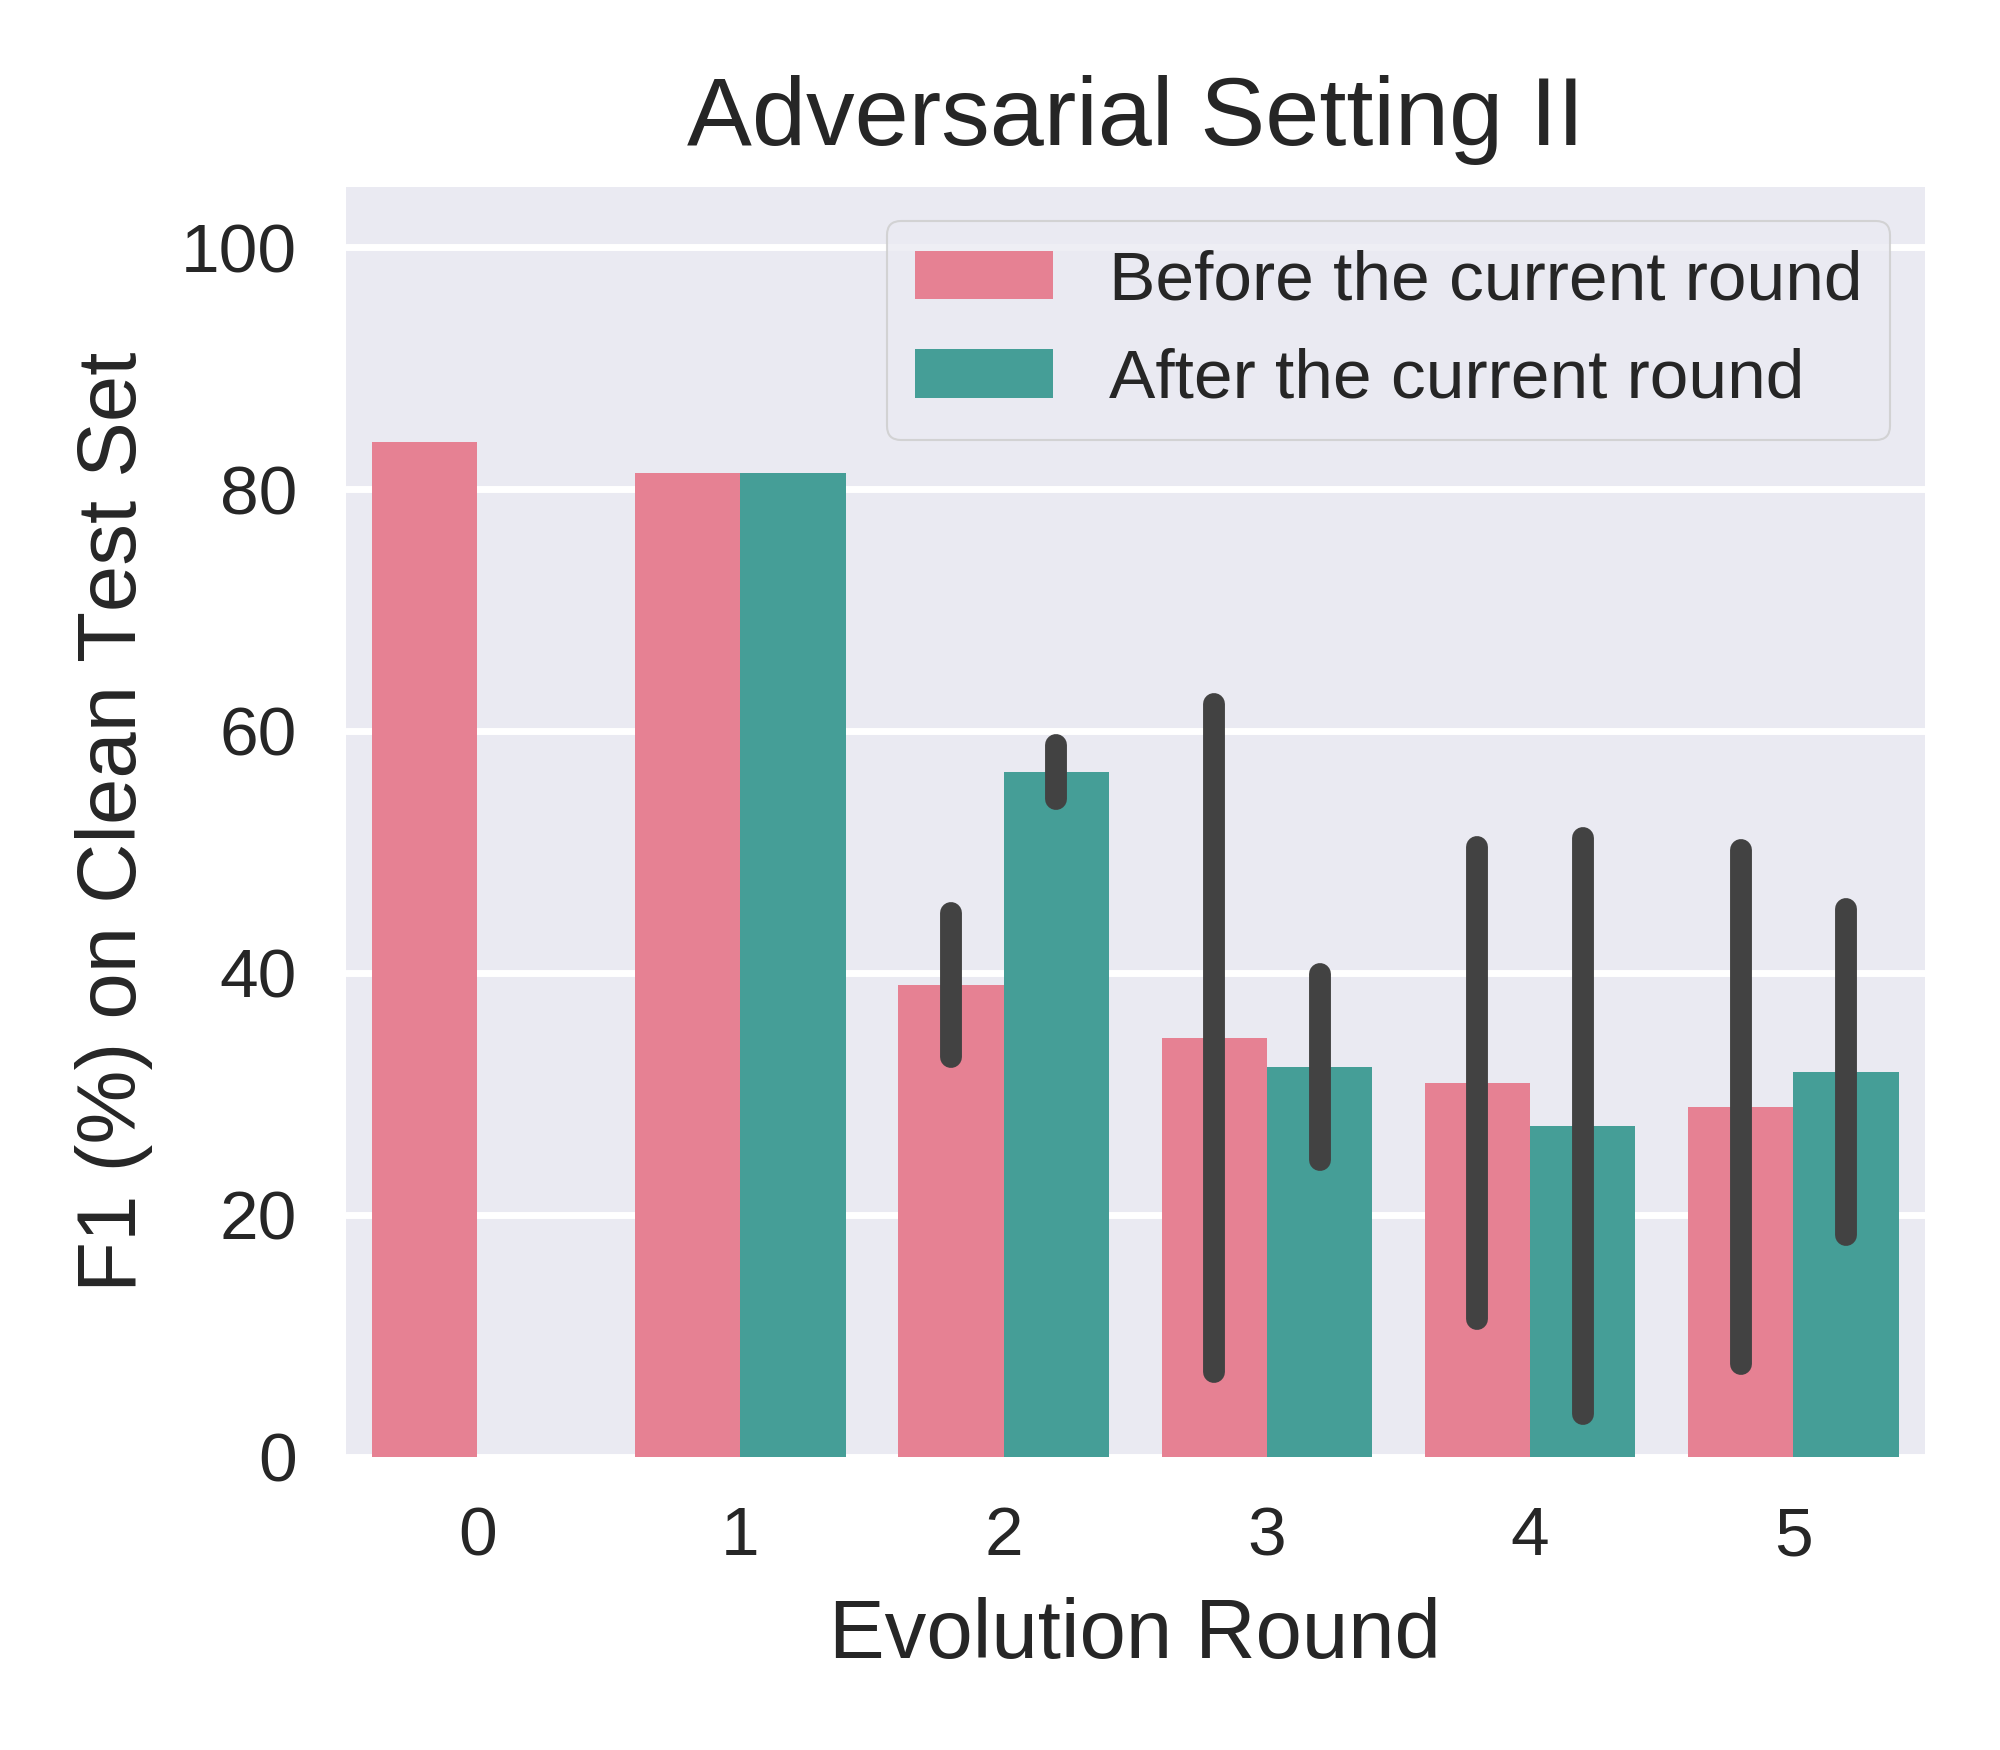

Write Python code to recreate this figure.
import matplotlib.pyplot as plt
import pandas as pd
import seaborn as sns

advset2_rounds05_preevolved_f1_on_cle_file = pd.read_csv('test_f1_on_former_set_list_advset2_round5_seed012.csv')
advset2_rounds05_preevolved_f1_on_cle_df = pd.DataFrame(advset2_rounds05_preevolved_f1_on_cle_file)

advset2_rounds05_preevolved_f1_on_cle_seed_0_df = advset2_rounds05_preevolved_f1_on_cle_df.drop(columns=['seed1','seed2'])  
advset2_rounds05_preevolved_f1_on_cle_seed_0_df.rename(columns={'seed0': 'f1'}, inplace=True)

advset2_rounds05_preevolved_f1_on_cle_seed_1_df = advset2_rounds05_preevolved_f1_on_cle_df.drop(columns=['seed0','seed2'])  
advset2_rounds05_preevolved_f1_on_cle_seed_1_df.rename(columns={'seed1': 'f1'}, inplace=True)

advset2_rounds05_preevolved_f1_on_cle_seed_2_df = advset2_rounds05_preevolved_f1_on_cle_df.drop(columns=['seed0','seed1'])  
advset2_rounds05_preevolved_f1_on_cle_seed_2_df.rename(columns={'seed2': 'f1'}, inplace=True)

print("advset2_rounds05_preevolved_f1_on_cle_df:\n",advset2_rounds05_preevolved_f1_on_cle_df)  
print("advset2_rounds05_preevolved_f1_on_cle_seed_0_df:\n",advset2_rounds05_preevolved_f1_on_cle_seed_0_df)  
print("advset2_rounds05_preevolved_f1_on_cle_seed_1_df:\n",advset2_rounds05_preevolved_f1_on_cle_seed_1_df)  
print("advset2_rounds05_preevolved_f1_on_cle_seed_2_df:\n",advset2_rounds05_preevolved_f1_on_cle_seed_2_df)  



advset2_rounds05_preevolved_f1_on_cle_merge_df = pd.concat([advset2_rounds05_preevolved_f1_on_cle_seed_0_df, advset2_rounds05_preevolved_f1_on_cle_seed_1_df, advset2_rounds05_preevolved_f1_on_cle_seed_2_df])
# advset2_rounds05_preevolved_f1_on_cle_merge_df = pd.concat([advset2_rounds05_preevolved_f1_on_cle_df, advset2_rounds05_preevolved_f1_on_cle_df, advset2_rounds05_preevolved_f1_on_cle_df])

print("advset2_rounds05_preevolved_f1_on_cle_merge_df:\n",advset2_rounds05_preevolved_f1_on_cle_merge_df)  

advset2_rounds05_preevolved_f1_on_cle_merge_df = advset2_rounds05_preevolved_f1_on_cle_merge_df.reset_index(drop=True)

print("advset2_rounds05_preevolved_f1_on_cle_merge_df:\n",advset2_rounds05_preevolved_f1_on_cle_merge_df)  

# advset2_rounds05_preevolved_f1_on_cle_merge_df.rename()

# advset2_rounds051020_TP_on_advmal_df.rename(columns={'TP': 'Value'}, inplace=True)
advset2_rounds05_preevolved_f1_on_cle_merge_df['evolution_label']='Before the current round'    




# sns.set_theme(style="darkgrid")
plt.style.use('seaborn') 
# plt.style.use('default') 
# plt.style.use('seaborn-deep') 

# plt.figure(figsize=(4, 3.5), dpi=500)
_, ax = plt.subplots(nrows=1, ncols=1, figsize=(4, 3.5), tight_layout=True, dpi=500) #dpi=100 分辨率


# sns_plot=sns.lineplot(data=advset2_rounds05_preevolved_f1_on_cle_merge_df, x='round', y='f1', color='b')
sns_plot=sns.barplot(data=advset2_rounds05_preevolved_f1_on_cle_merge_df, x='round', y='f1', color='b')

ax.set_xlabel('Evolution Round', fontsize=12)
ax.set_ylabel('F1 (%) on Clean Test Set', fontsize=12)
ax.set_title('Adversarial Setting II', fontsize=14); 
plt.ylim(-5, 105)
# plt.legend(title=None)
# plt.legend(loc='center left', bbox_to_anchor=(1, 0.5))


savepath = f'/home/huan1932/ARIoTEDef/drawfigure/advset2/round05/f1-on-cle'
# savename = f'line-shadow-figure-advset2-round05-f1-on-adv-seed012'
savename = f'bar-error-figure-advset2-round05-preevolved_f1-on-cle-seed012'

plt.savefig(fname=f'{savepath}/{savename}.png',dpi=500)
plt.close   














#==========================================================
advset2_rounds05_evolved_f1_on_cle_file = pd.read_csv('test_f1_on_later_set_list_advset2_round5_seed012.csv')
advset2_rounds05_evolved_f1_on_cle_df = pd.DataFrame(advset2_rounds05_evolved_f1_on_cle_file)


# 删除最后一行
advset2_rounds05_evolved_f1_on_cle_df = advset2_rounds05_evolved_f1_on_cle_df.drop(advset2_rounds05_evolved_f1_on_cle_df.index[-1])
# x从round1开始显示
advset2_rounds05_evolved_f1_on_cle_df['round'] = advset2_rounds05_evolved_f1_on_cle_df['round'] + 1



advset2_rounds05_evolved_f1_on_cle_seed_0_df = advset2_rounds05_evolved_f1_on_cle_df.drop(columns=['seed1','seed2'])  
advset2_rounds05_evolved_f1_on_cle_seed_0_df.rename(columns={'seed0': 'f1'}, inplace=True)

advset2_rounds05_evolved_f1_on_cle_seed_1_df = advset2_rounds05_evolved_f1_on_cle_df.drop(columns=['seed0','seed2'])  
advset2_rounds05_evolved_f1_on_cle_seed_1_df.rename(columns={'seed1': 'f1'}, inplace=True)

advset2_rounds05_evolved_f1_on_cle_seed_2_df = advset2_rounds05_evolved_f1_on_cle_df.drop(columns=['seed0','seed1'])  
advset2_rounds05_evolved_f1_on_cle_seed_2_df.rename(columns={'seed2': 'f1'}, inplace=True)

print("advset2_rounds05_evolved_f1_on_cle_df:\n",advset2_rounds05_evolved_f1_on_cle_df)  
print("advset2_rounds05_evolved_f1_on_cle_seed_0_df:\n",advset2_rounds05_evolved_f1_on_cle_seed_0_df)  
print("advset2_rounds05_evolved_f1_on_cle_seed_1_df:\n",advset2_rounds05_evolved_f1_on_cle_seed_1_df)  
print("advset2_rounds05_evolved_f1_on_cle_seed_2_df:\n",advset2_rounds05_evolved_f1_on_cle_seed_2_df)  



advset2_rounds05_evolved_f1_on_cle_merge_df = pd.concat([advset2_rounds05_evolved_f1_on_cle_seed_0_df, advset2_rounds05_evolved_f1_on_cle_seed_1_df, advset2_rounds05_evolved_f1_on_cle_seed_2_df])
# advset2_rounds05_evolved_f1_on_cle_merge_df = pd.concat([advset2_rounds05_evolved_f1_on_cle_df, advset2_rounds05_evolved_f1_on_cle_df, advset2_rounds05_evolved_f1_on_cle_df])

print("advset2_rounds05_evolved_f1_on_cle_merge_df:\n",advset2_rounds05_evolved_f1_on_cle_merge_df)  

advset2_rounds05_evolved_f1_on_cle_merge_df = advset2_rounds05_evolved_f1_on_cle_merge_df.reset_index(drop=True)

print("advset2_rounds05_evolved_f1_on_cle_merge_df:\n",advset2_rounds05_evolved_f1_on_cle_merge_df)  

advset2_rounds05_evolved_f1_on_cle_merge_df['evolution_label']='After the current round'    




# sns.set_theme(style="darkgrid")
plt.style.use('seaborn') 
# plt.style.use('default') 
# plt.style.use('seaborn-deep') 

# plt.figure(figsize=(4, 3.5), dpi=500)
_, ax = plt.subplots(nrows=1, ncols=1, figsize=(4, 3.5), tight_layout=True, dpi=500) #dpi=100 分辨率


# sns_plot=sns.lineplot(data=advset2_rounds05_evolved_f1_on_cle_merge_df, x='round', y='f1', color='b')

sns_plot=sns.barplot(data=advset2_rounds05_evolved_f1_on_cle_merge_df, x='round', y='f1', color='b')

ax.set_xlabel('Evolution Round', fontsize=12)
ax.set_ylabel('F1 (%) on Clean Test Set', fontsize=12)
ax.set_title('Adversarial Setting II', fontsize=14); 
plt.ylim(-5, 105)
# plt.xlim(1, 105)

savepath = f'/home/huan1932/ARIoTEDef/drawfigure/advset2/round05/f1-on-cle'
# savename = f'line-shadow-figure-advset2-round05-f1-on-adv-seed012'
savename = f'bar-error-figure-advset2-round05-evolved_f1-on-cle-seed012'

plt.savefig(fname=f'{savepath}/{savename}.png',dpi=500)
plt.close   


#======================================================


















advset2_rounds05_f1_on_cle_merge_df = pd.concat([advset2_rounds05_preevolved_f1_on_cle_merge_df,advset2_rounds05_evolved_f1_on_cle_merge_df])





plt.style.use('seaborn') 
_, ax = plt.subplots(nrows=1, ncols=1, figsize=(4, 3.5), tight_layout=True, dpi=500)

sns_plot=sns.barplot(data=advset2_rounds05_f1_on_cle_merge_df, x='round', y='f1', hue="evolution_label", palette="husl",errorbar="sd")

ax.set_xlabel('Evolution Round', fontsize=12)
ax.set_ylabel('F1 (%) on Clean Test Set', fontsize=12)
ax.set_title('Adversarial Setting II', fontsize=14); 
plt.ylim(0, 105)
plt.legend(title=None)
# plt.legend(loc='center left', bbox_to_anchor=(1, 0.5))
plt.legend(loc='upper right',frameon=True)
# plt.legend(loc='upper center', bbox_to_anchor=(0.5, -0.2))


savepath = f'/home/huan1932/ARIoTEDef/drawfigure/advset2/round05/f1-on-cle'
savename = f'bar-error-figure-advset2-round05-f1-on-cle-seed012'

plt.savefig(fname=f'{savepath}/{savename}.png',dpi=500)
plt.close   